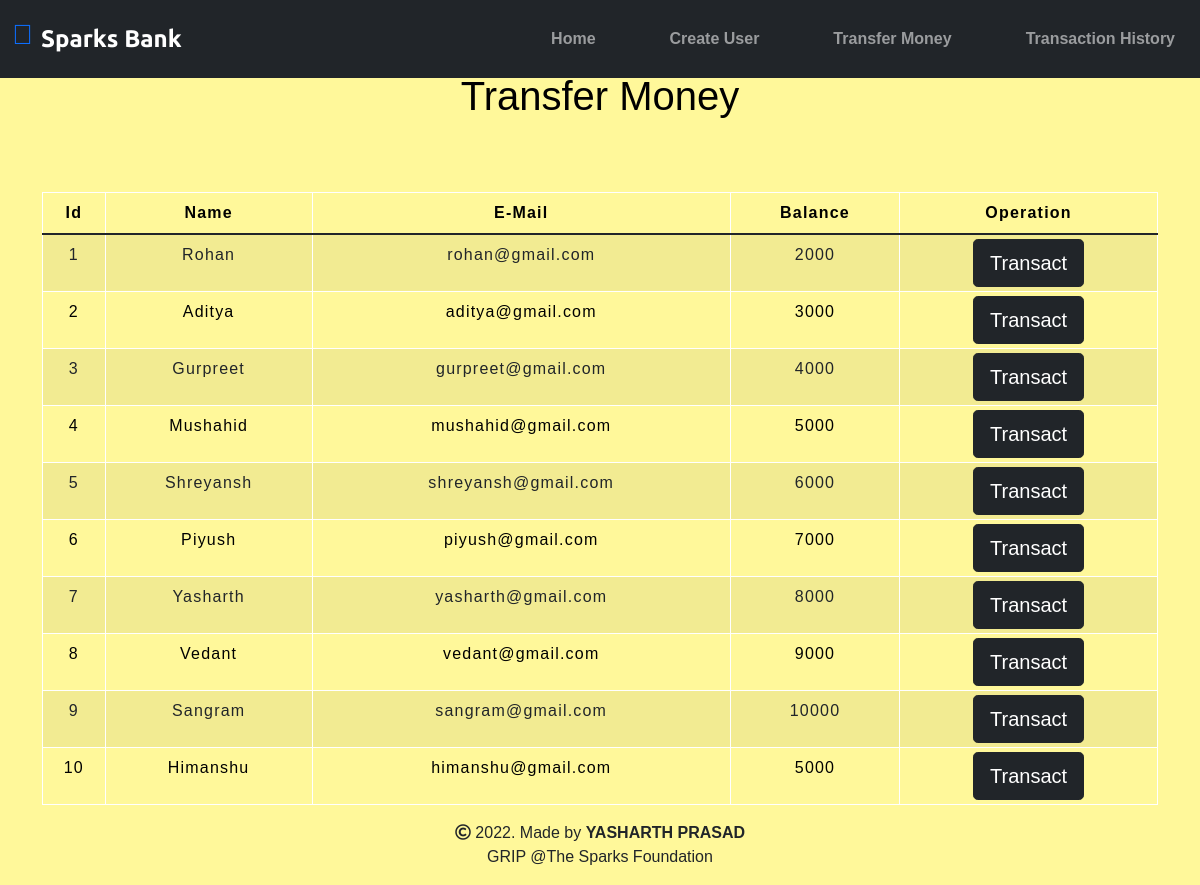
The app's page /transfermoney.php with its own data.
### tables this page shows
CREATE TABLE `users` (
  `id` int(3) NOT NULL,
  `name` text NOT NULL,
  `email` varchar(30) NOT NULL,
  `balance` int(8) NOT NULL
);

### transfermoney.php (the view, shortened to what this page needs)
<!DOCTYPE html>
<html lang="en" dir="ltr">
  <head>
    <link href="https://cdn.jsdelivr.net/npm/bootstrap@5.1.3/dist/css/bootstrap.min.css" rel="stylesheet">
    <link rel="stylesheet" href="https://pro.fontawesome.com/releases/v5.10.0/css/all.css"/>
    <link rel="stylesheet" type="text/css" href="css/table.css">
    <link rel="stylesheet" type="text/css" href="css/navbar.css">
  </head>
  <body style="background-color: #FFF89A;">
    <?php
    include 'config.php';
    $sql = "SELECT * FROM users";
    $result = mysqli_query($conn,$sql);
    ?>
      <nav class="navbar navbar-expand-lg navbar-dark py-3 bg-dark fixed-top">
      <div class="container-fluid">
        <a class="logo1" href="#"><h3><i class="fad fa-university"></h3></i></a>
        <a href="index.php" class="navbar-brand ms-2">Sparks Bank</a>
        <div class="collapse navbar-collapse" id="collapsiblenavbar">
          <ul class="navbar-nav ms-auto">
            <li class="nav-item">
              <a href="index.php" class="nav-link ms-5"><b>Home</b></a>
            </li>
            <li class="nav-item">
              <a href="createuser.php" class="nav-link ms-5"><b>Create User</b></a>
            </li>
            <li class="nav-item">
              <a href="transfermoney.php" class="nav-link ms-5"><b>Transfer Money</b></a>
            </li>
            <li class="nav-item">
              <a href="transactionhistory.php" class="nav-link ms-5"><b>Transaction History</b></a>
            </li>
          </ul>
        </div>
      </nav>
    <div class="container">
            <h2 class="text-center pt-4 my-5" style="color : black;">Transfer Money</h2>
            <br>
                <div class="row">
                    <div class="col">
                        <div class="table-responsive-sm">
                        <table class="table table-hover table-sm table-striped table-condensed table-bordered" style="border-color: white;">
                            <thead style="color : black;">
                                <tr>
                                <th scope="col" class="text-center py-2">Id</th>
                                <th scope="col" class="text-center py-2">Name</th>
                                <th scope="col" class="text-center py-2">E-Mail</th>
                                <th scope="col" class="text-center py-2">Balance</th>
                                <th scope="col" class="text-center py-2">Operation</th>
                                </tr>
                            </thead>
                            <tbody>
                    <?php
                        while($rows=mysqli_fetch_assoc($result)){
                    ?>
                        <tr style="color : black;">
                            <td class="py-2"><?php echo $rows['id'] ?></td>
                            <td class="py-2"><?php echo $rows['name']?></td>
                            <td class="py-2"><?php echo $rows['email']?></td>
                            <td class="py-2"><?php echo $rows['balance']?></td>
                            <td><a href="selecteduserdetail.php?id= <?php echo $rows['id'] ;?>"> <button type="button" class="btn btn-dark btn-lg transact-button">Transact</button></a></td>
                        </tr>
                    <?php
                        }
                    ?>
                            </tbody>
                        </table>
                        </div>
                    </div>
                </div>
             </div>
             <footer class="text-center">
               <p> <i> <i class="far fa-copyright"></i></i> 2022. Made by <b>YASHARTH PRASAD</b> <br> GRIP @The Sparks Foundation</p>
             </footer>
  </body>
</html>

### table.css (style rules this page uses)
* { padding: 0; margin: 0; box-sizing: border-box; font-family: sans-serif; }
h2 { font-size: 40px; }
table { letter-spacing: 1.2px; }
td { text-align: center; }
button { border: none; transition: 1s; }

### navbar.css (style rules this page uses)
.nav-item { padding: 0 5px; }
.navbar-brand { font-family: 'Ubuntu'; font-size: 1.5rem; font-weight: bold; }
.nav-link { font-family: 'Montserrat',sans-serif; font-weight: bold; }

### records on screen
users: id "1", name "Rohan", email "rohan@gmail.com", balance "2000"
users: id "2", name "Aditya", email "aditya@gmail.com", balance "3000"
users: id "3", name "Gurpreet", email "gurpreet@gmail.com", balance "4000"
users: id "4", name "Mushahid", email "mushahid@gmail.com", balance "5000"
users: id "5", name "Shreyansh", email "shreyansh@gmail.com", balance "6000"
users: id "6", name "Piyush", email "piyush@gmail.com", balance "7000"
users: id "7", name "Yasharth", email "yasharth@gmail.com", balance "8000"
users: id "8", name "Vedant", email "vedant@gmail.com", balance "9000"
users: id "9", name "Sangram", email "sangram@gmail.com", balance "10000"
users: id "10", name "Himanshu", email "himanshu@gmail.com", balance "5000"
